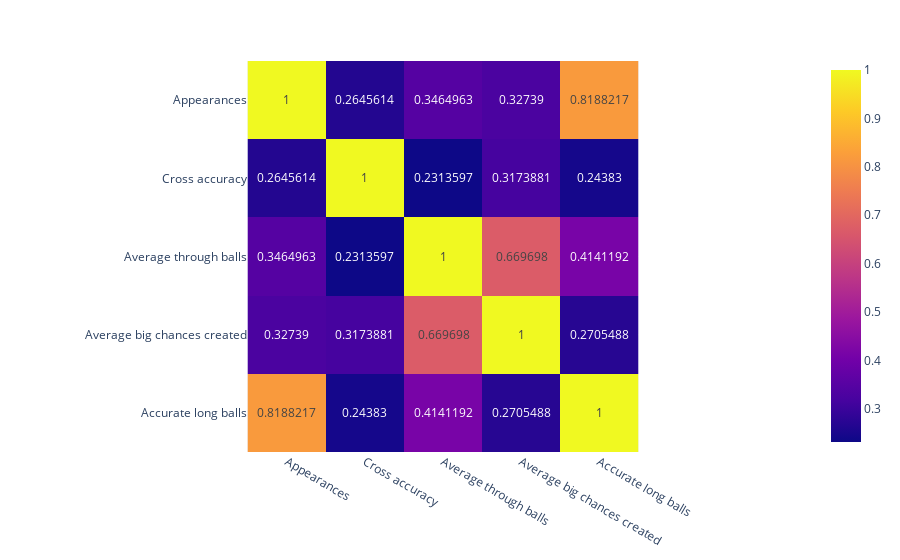

Notebook source saved alongside this figure:
### Markdown cell above
**Câu hỏi 5:** Đối với vị trí tiền vệ, hầu hết chúng ta có thể nghĩ tới việc cầu thủ ra sân càng nhiều thì sẽ có nhiều kinh nghiệm và chất lượng chơi bóng của cầu thủ đó sẽ tốt hơn. Bằng việc so sánh độ tương quan giữa cột giá trị appearance với 2 cột giá trị crosses accuracy và accurate long balls, ta sẽ xác minh được quan điểm trên. 

**Ý nghĩa**: Điều này sẽ có lợi với việc quyết định giữ lại các cầu thủ gạo cội hay ưu tiên bồi dưỡng các lứa cầu thủ trẻ hơn.

**Câu hỏi 6:** Đối với vị trí tiền vệ, có ý kiến cho rằng việc những đường chuyền vượt tuyến(through ball) của các tiền vệ là những tình huống tạo ra độ nguy hiểm cao đối với đối phương. Bằng việc so sánh độ tương quan giữa cột giá trị average through balls với cột giá trị average big chances created, ta sẽ biết liệu ý kiến trên là đúng hay sai. 

**Ý nghĩa:** Điều này sẽ giúp cho các đội bóng có cách đối phó với lối chơi của từng cầu thủ tiền vệ.

### Code cell
dfMidfielder_copy['Average through balls'] = (dfMidfielder_copy ['Through balls'] / dfMidfielder_copy ['Appearances'])
dfMidfielder_copy['Average big chances created'] = (dfMidfielder_copy ['Big chances created'] / dfMidfielder_copy ['Appearances'])

dfMidfielder_coor = dfMidfielder_copy[['Appearances', 'Cross accuracy',
                                    'Average through balls', 'Average big chances created', 'Accurate long balls']].copy().corr() 


fig = px.imshow(np.array(dfMidfielder_coor), x = dfMidfielder_coor.columns, y = dfMidfielder_coor.index, text_auto=True)
fig.show()

### Figure 1 — Plotly figure (JSON) as saved in the notebook; plotly's stock layout.template omitted (floating-point values rounded to 4 significant figures)
{"data": [{"coloraxis": "coloraxis", "hovertemplate": "x: %{x}<br>y: %{y}<br>color: %{z}<extra></extra>", "name": "0", "texttemplate": "%{z}", "type": "heatmap", "x": ["Appearances", "Cross accuracy", "Average through balls", "Average big chances created", "Accurate long balls"], "xaxis": "x", "y": ["Appearances", "Cross accuracy", "Average through balls", "Average big chances created", "Accurate long balls"], "yaxis": "y", "z": [[1, 0.2646, 0.3465, 0.3274, 0.8188], [0.2646, 1, 0.2314, 0.3174, 0.2438], [0.3465, 0.2314, 1, 0.6697, 0.4141], [0.3274, 0.3174, 0.6697, 1, 0.2705], [0.8188, 0.2438, 0.4141, 0.2705, 1]]}], "layout": {"coloraxis": {"colorscale": [[0, "#0d0887"], [0.1111, "#46039f"], [0.2222, "#7201a8"], [0.3333, "#9c179e"], [0.4444, "#bd3786"], [0.5556, "#d8576b"], [0.6667, "#ed7953"], [0.7778, "#fb9f3a"], [0.8889, "#fdca26"], [1, "#f0f921"]]}, "margin": {"t": 60}, "xaxis": {"anchor": "y", "constrain": "domain", "domain": [0, 1], "scaleanchor": "y"}, "yaxis": {"anchor": "x", "autorange": "reversed", "constrain": "domain", "domain": [0, 1]}}}
